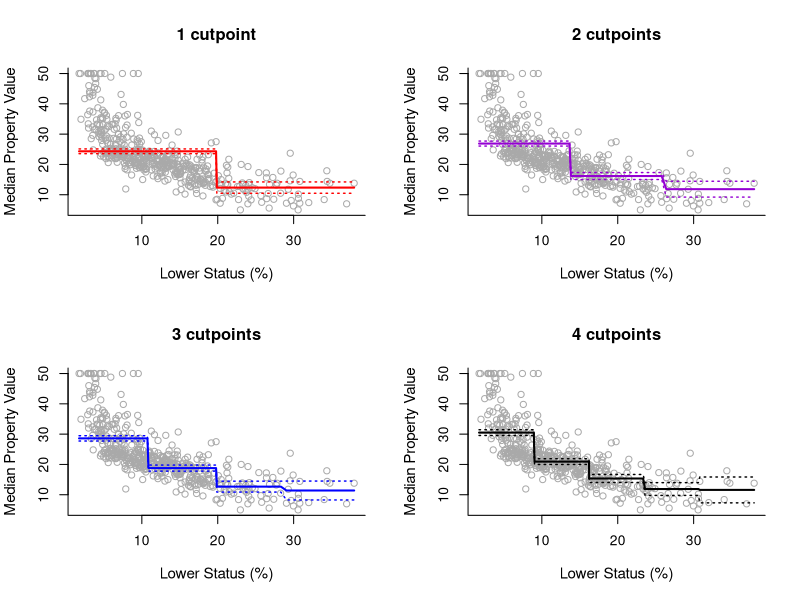
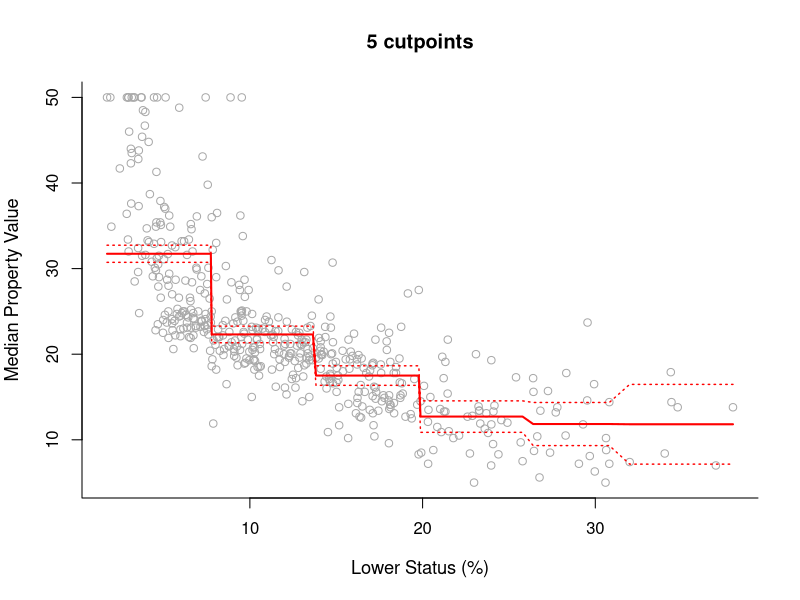
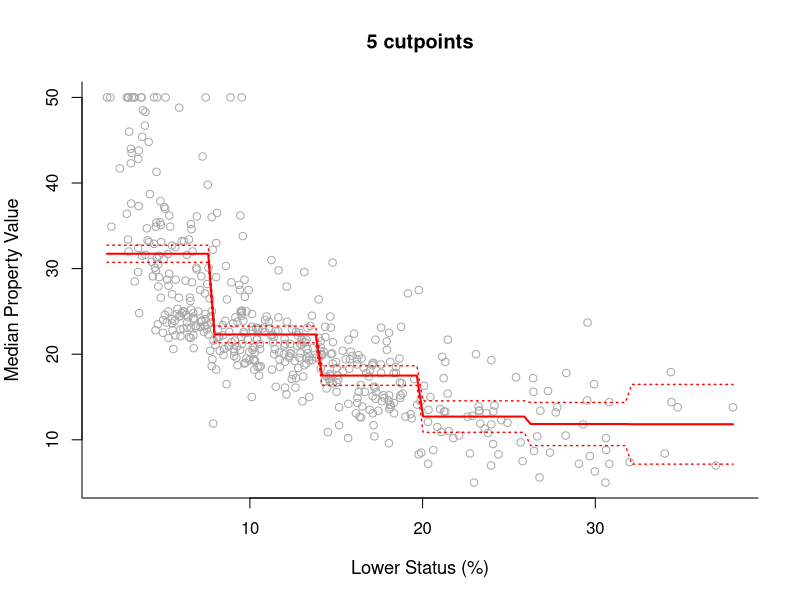

Reproduce these figures in R, in order.
#Boston housing data again
library("MASS")
y <- Boston$medv
x <- Boston$lstat
y.lab <- 'Median Property Value'
x.lab <- 'Lower Status (%)'

step2 <- lm(y~cut(x,2)) #1 cut, 2 intervals
step3 <- lm(y~cut(x,3)) 
step4 <- lm(y~cut(x,4)) 
step5 <- lm(y~cut(x,5)) 

pred2 = predict(step2, newdata = list(x = sort(x)), se = TRUE)
pred3 = predict(step3, newdata = list(x = sort(x)), se = TRUE)
pred4 = predict(step4, newdata = list(x = sort(x)), se = TRUE)
pred5 = predict(step5, newdata = list(x = sort(x)), se = TRUE)

se.bands2 = cbind(pred2$fit + 2*pred2$se.fit, pred2$fit-2*pred2$se.fit)
se.bands3 = cbind(pred3$fit + 2*pred3$se.fit, pred3$fit-2*pred3$se.fit)
se.bands4 = cbind(pred4$fit + 2*pred4$se.fit, pred4$fit-2*pred4$se.fit)
se.bands5 = cbind(pred5$fit + 2*pred5$se.fit, pred5$fit-2*pred5$se.fit)

par(mfrow = c(2,2))

plot(x, y, cex.lab = 1.1, col="darkgrey", xlab = x.lab, ylab = y.lab,
     main = "1 cutpoint", bty = 'l')
lines(sort(x), pred2$fit, lwd = 2, col = "red")
matlines(sort(x), se.bands2, lwd = 1.4, col = "red", lty = 3)

plot(x, y, cex.lab = 1.1, col="darkgrey", xlab = x.lab, ylab = y.lab,
     main = "2 cutpoints", bty = 'l')
lines(sort(x), pred3$fit, lwd = 2, col = "darkviolet")
matlines(sort(x), se.bands3, lwd = 1.4, col = "darkviolet", lty = 3)

plot(x, y, cex.lab = 1.1, col="darkgrey", xlab = x.lab, ylab = y.lab,
     main = "3 cutpoints", bty = 'l')
lines(sort(x), pred4$fit, lwd = 2, col = "blue")
matlines(sort(x), se.bands4, lwd = 1.4, col = "blue", lty = 3)

plot(x, y, cex.lab = 1.1, col="darkgrey", xlab = x.lab, ylab = y.lab,
     main = "4 cutpoints", bty = 'l')
lines(sort(x), pred5$fit, lwd = 2, col = "black")
matlines(sort(x), se.bands5, lwd = 1.4, col = "black", lty = 3)

#Can manually pick the cutpoints
breaks4 <- c(min(x),10,20,30,max(x))
table(cut(x, breaks=breaks4))

step.new4 <- lm(y~cut(x, breaks=breaks4))
summary(step.new4)

#Predictions
newx <- c(10.56, 5.89)
preds <- predict(step.new4, newdata=list(x=newx), se=TRUE)
preds

par(mfrow=c(1,1))
#Step function with 5 cut points
step6 = lm(y ~ cut(x, 6))
pred6 = predict(step6, newdata = list(x = sort(x)), se = TRUE)
se.bands6 = cbind(pred6$fit + 2*pred6$se.fit, pred6$fit-2*pred6$se.fit)

# Plot the results.
plot(x, y, cex.lab = 1.1, col="darkgrey", xlab = x.lab, ylab = y.lab,
     main = "5 cutpoints", bty = 'l')
lines(sort(x), pred6$fit, lwd = 2, col = "red")
matlines(sort(x), se.bands6, lwd = 1.4, col = "red", lty = 3)

# The fitted model can be more accurately fitted over the data as follows:
newx <- seq(from = min(x), to = max(x), length = 100)
pred6 = predict(step6, newdata = list(x = newx), se = TRUE)
se.bands6 = cbind(pred6$fit + 2*pred6$se.fit, pred6$fit-2*pred6$se.fit)
plot(x, y, cex.lab = 1.1, col="darkgrey", xlab = x.lab, ylab = y.lab,
     main = "5 cutpoints", bty = 'l')
lines(newx, pred6$fit, lwd = 2, col = "red")
matlines(newx, se.bands6, lwd = 1.4, col = "red", lty = 3)
#More step-wise due to newx